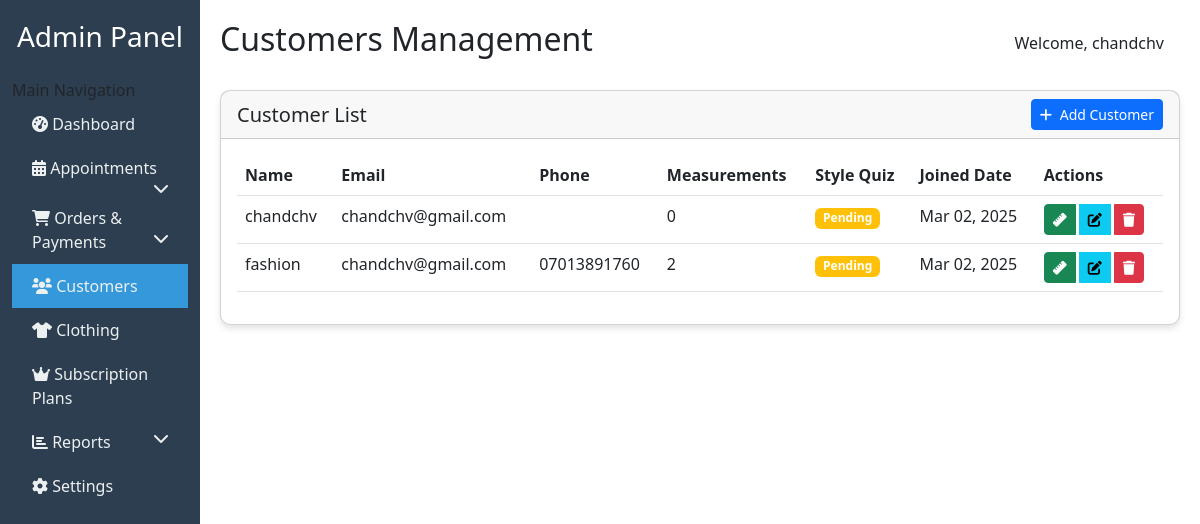
/custom-admin/customers/ (signed in), run on the app's committed database.
### sub_app/models.py (models this page shows)
class User(AbstractUser):
    print("Setting up User model fields")
    phone = models.CharField(max_length=15, unique=True)
    address = models.TextField()
    preferences = models.TextField(blank=True, null=True)  # Style preferences
    measurements = models.JSONField(default=dict)  # Store measurements in JSON format
    stylist = models.ForeignKey('Stylist', on_delete=models.SET_NULL, null=True, blank=True, related_name='client_users')
    style_quiz_completed = models.BooleanField(default=False)
    style_preferences = models.JSONField(default=dict)  # Store detailed style quiz responses
    shipping_address = models.TextField()
    billing_address = models.TextField(blank=True, null=True)
    email_notifications = models.BooleanField(default=True)
    sms_notifications = models.BooleanField(default=True)

### sub_app/views_admin.py (the view)
# urls.py: path('custom-admin/customers/', views_admin.custom_admin_customers, name='custom_admin_customers'),
@user_passes_test(is_admin, login_url='login')
def custom_admin_customers(request):
    customers = User.objects.annotate(
        measurement_count=Count('customer_measurements')
    ).order_by('-date_joined')
    context = {
        'customers': customers,
    }
    return render(request, 'admin_dashboard/customers.html', context)

### sub_app/views_admin.py (called while the page is built)
def is_admin(user):
    return user.is_authenticated and user.is_staff

### sub_app/templates/admin_dashboard/customers.html (shortened to what this page needs)
{% extends "admin_dashboard/base.html" %}
{% block page_title %}Customers Management{% endblock %}
{% block content %}
<div class="card dashboard-card">
    <div class="card-header">
        <div class="d-flex justify-content-between align-items-center">
            <h5 class="mb-0">Customer List</h5>
            <a href="{% url 'add_customer' %}" class="btn btn-primary btn-sm">
                <i class="fas fa-plus me-1"></i> Add Customer
            </a>
        </div>
    </div>
    <div class="card-body">
        <div class="table-responsive">
            <table class="table table-hover">
                <thead>
                    <tr>
                        <th>Name</th>
                        <th>Email</th>
                        <th>Phone</th>
                        <th>Measurements</th>
                        <th>Style Quiz</th>
                        <th>Joined Date</th>
                        <th>Actions</th>
                    </tr>
                </thead>
                <tbody>
                    {% for customer in customers %}
                    <tr>
                        <td>{{ customer.get_full_name|default:customer.username }}</td>
                        <td>{{ customer.email }}</td>
                        <td>{{ customer.phone }}</td>
                        <td>{{ customer.measurement_count }}</td>
                        <td>
                            {% if customer.style_quiz_completed %}
                            <span class="badge bg-success">Completed</span>
                            {% else %}
                            <span class="badge bg-warning">Pending</span>
                            {% endif %}
                        </td>
                        <td>{{ customer.date_joined|date:"M d, Y" }}</td>
                        <td>
                            <div class="btn-group">
                                <a href="{% url 'add_measurement' %}?customer={{ customer.id }}" class="btn btn-sm btn-success me-1" title="Add Measurements">
                                    <i class="fas fa-ruler"></i>
                                </a>
                                <a href="{% url 'add_customer' %}?edit={{ customer.id }}" class="btn btn-sm btn-info me-1" title="Edit Customer">
                                    <i class="fas fa-edit"></i>
                                </a>
                                <button type="button" class="btn btn-sm btn-danger" data-bs-toggle="modal" data-bs-target="#deleteModal{{ customer.id }}" title="Delete Customer">
                                    <i class="fas fa-trash"></i>
                                </button>
                            </div>
                        </td>
                    </tr>
                    {% endfor %}
                </tbody>
            </table>
        </div>
    </div>
</div>
{% endblock %}

### sub_app/templates/admin_dashboard/base.html (shortened to what this page needs)
<!DOCTYPE html>
<html lang="en">
<head>
    <link href="https://cdn.jsdelivr.net/npm/bootstrap@5.3.0/dist/css/bootstrap.min.css" rel="stylesheet">
    <link href="https://cdnjs.cloudflare.com/ajax/libs/font-awesome/6.0.0/css/all.min.css" rel="stylesheet">
</head>
<body>
    <div class="container-fluid">
        <div class="row">
            <div class="col-md-2 sidebar">
                <h3 class="text-white text-center mb-4">Admin Panel</h3>
                <div class="sidebar-heading">
                    Main Navigation
                </div>
                <ul class="nav flex-column">
                    <li class="nav-item">
                        <a class="nav-link {% if request.resolver_match.url_name == 'custom_admin_dashboard' %}active{% endif %}"
                           href="{% url 'custom_admin_dashboard' %}">
                            <i class="fas fa-tachometer-alt"></i> Dashboard
                        </a>
                    </li>
                    <li class="nav-item">
                        <a class="nav-link {% if 'appointment' in request.path %}active{% endif %}"
                           href="#appointmentSubmenu" data-bs-toggle="collapse">
                            <i class="fas fa-calendar-alt"></i> Appointments
                            <i class="fas fa-chevron-down float-end"></i>
                        </a>
                    </li>
                    <li class="nav-item">
                        <a class="nav-link {% if 'order' in request.path or 'payment' in request.path %}active{% endif %}"
                           href="#orderSubmenu" data-bs-toggle="collapse">
                            <i class="fas fa-shopping-cart"></i> Orders & Payments
                            <i class="fas fa-chevron-down float-end"></i>
                        </a>
                    </li>
                    <li class="nav-item">
                        <a class="nav-link {% if request.resolver_match.url_name == 'custom_admin_customers' %}active{% endif %}"
                           href="{% url 'custom_admin_customers' %}">
                            <i class="fas fa-users"></i> Customers
                        </a>
                    </li>
                    <li class="nav-item">
                        <a class="nav-link {% if request.resolver_match.url_name == 'custom_admin_clothing' %}active{% endif %}"
                           href="{% url 'custom_admin_clothing' %}">
                            <i class="fas fa-tshirt"></i> Clothing
                        </a>
                    </li>
                    <li class="nav-item">
                        <a class="nav-link {% if 'plans' in request.path %}active{% endif %}"
                           href="{% url 'subscription_plans' %}">
                            <i class="fas fa-crown"></i> Subscription Plans
                        </a>
                    </li>
                    <li class="nav-item">
                        <a class="nav-link" href="#reportsSubmenu" data-bs-toggle="collapse">
                            <i class="fas fa-chart-bar"></i> Reports
                            <i class="fas fa-chevron-down float-end"></i>
                        </a>
                    </li>
                    <li class="nav-item">
                        <a class="nav-link" href="#">
                            <i class="fas fa-cog"></i> Settings
                        </a>
                    </li>
                </ul>
            </div>
            <div class="col-md-10 main-content">
                <div class="d-flex justify-content-between align-items-center mb-4">
                    <h2>{% block page_title %}Dashboard{% endblock %}</h2>
                    <div class="user-info">
                        <span class="me-3">Welcome, {{ request.user.username }}</span>
                    </div>
                </div>
                {% block content %}{% endblock %}
            </div>
        </div>
    </div>
</body>
</html>

### sub_app/templates/admin_dashboard/base.html (style rules this page uses)
.sidebar { min-height: 100vh; background-color: #2c3e50; padding-top: 20px; }
.sidebar a { color: #ecf0f1; text-decoration: none; padding: 10px 20px; display: block; }
.sidebar .active { background-color: #3498db; }
.main-content { padding: 20px; }
.dashboard-card { border-radius: 10px; box-shadow: 0 4px 6px rgba(0, 0, 0, 0.1); margin-bottom: 20px; }

### data on the page
User: user.username "chandchv", get_full_name "chandchv", email "chandchv@gmail.com", measurement_count "0", style_quiz_completed "Pending", date_joined "Mar 02, 2025"
User: get_full_name "fashion", email "chandchv@gmail.com", phone "07013891760", measurement_count "2", style_quiz_completed "Pending", date_joined "Mar 02, 2025"
